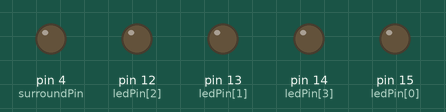
This sketch was run on a simulated Arduino Uno, built with avr-gcc and run on an emulated ATmega328P. On the bench: output pins drawn as LEDs (lit = HIGH).

Above: at 3.72 s.
At 5.24 s:
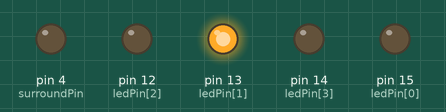
At 8.2 s:
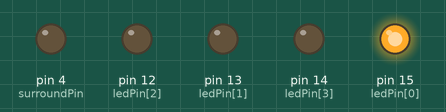
At 13.23 s:
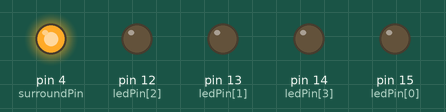
At 22.47 s:
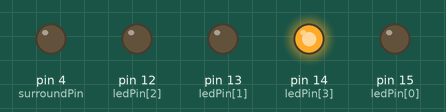
At 39.7 s:
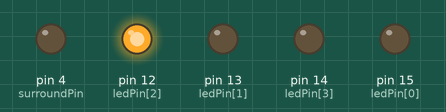
Timing chart, 0 to 40.0 s (numbered marks = the images above):
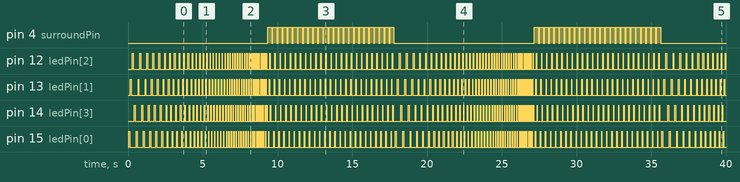

Measured:
- by itself, pin 4 (surroundPin): goes 24 × (HIGH 0.25 s, LOW 0.09 s), HIGH 0.25 s, LOW 9.4 s, 24 × (HIGH 0.25 s, LOW 0.09 s), HIGH 0.25 s, then LOW
- by itself, pin 12 (ledPin[2]), pin 13 (ledPin[1]), pin 14 (ledPin[3]), pin 15 (ledPin[0]): moves between LOW and HIGH, repeating every 17.5 s

The sketch:

bttf_fluxcapacitor_esp8266.ino
```cpp
// Code for NodeMCU

// GPIO Pins
int ledPin[] = {15, 13, 12, 14};
int surroundPin = 4;

int fadespeed = 5;
int timeTravelSpeed = 80;
int timeTravelLength = 25;

void setup() {
}

void loop(){
    runlights();
}

void runlights(){
  //Speed up loops
  for (int fadeIncrement=20; fadeIncrement<=100; fadeIncrement+=2){
    for (int i=0; i<=3; i++) {
      for (int fadeValue=0 ; fadeValue<=255; fadeValue+=fadeIncrement) {
        analogWrite(ledPin[i], fadeValue);
        delay(fadespeed);
      }
      for (int fadeValue=255; fadeValue>=0; fadeValue-=fadeIncrement) {
        analogWrite(ledPin[i], fadeValue);
        delay(fadespeed);
      }
      analogWrite(ledPin[i], 0);
    }
  }

  //time travel loops
  for (int timetravel=1; timetravel<=timeTravelLength; timetravel+=1){
    //turn on surround lights
    for (int fadeValue=0; fadeValue<=255; fadeValue+=15) {
      analogWrite(surroundPin, fadeValue);
      delay(fadespeed);
    }

    //Run time travel lights
    for (int i=0; i<=3; i++) {
      for (int fadeValue=0; fadeValue<=255; fadeValue+=timeTravelSpeed) {
        analogWrite(ledPin[i], fadeValue);
        delay(fadespeed);
      }
      for (int fadeValue=255; fadeValue>=0; fadeValue-=timeTravelSpeed) {
        analogWrite(ledPin[i], fadeValue);
        delay(fadespeed);
      }
    }

   //fade out the surround lights
    for (int fadeValue=255; fadeValue>=0; fadeValue-=15) {
      analogWrite(surroundPin, fadeValue);
      delay(fadespeed);
    }
  }

  for (int i=0; i<=3; i++) {
    analogWrite(ledPin[i], 0);
  }
}
```
